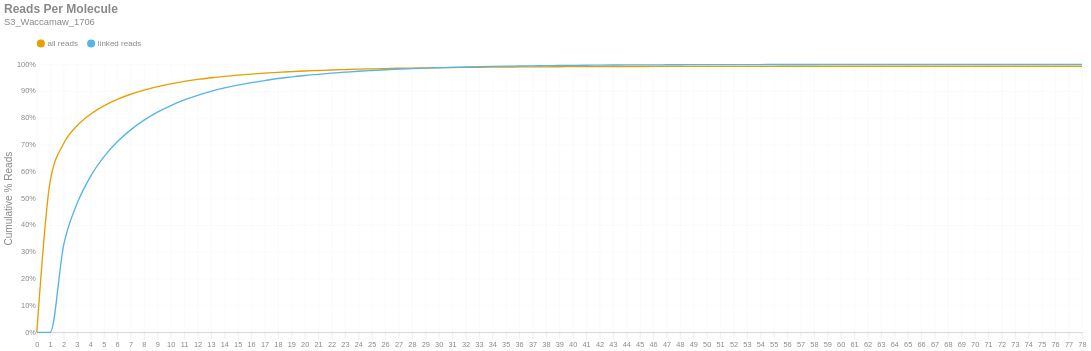

Write notebook code for a chart like this one.
### Markdown cell above
### Reads per Molecule
This chart shows the cumulative distribution of the number of reads per linked molecule. That is, how many alignments are associated with a unique molecule. This excludes the number of reads associated with invalid or absent linked-read barcodes. The `linked` histogram is the percentages recalculated when disregarding singletons.

### Code cell
if SKIPLR:
    print_html(f"Skipped")
else:
    counts = np.bincount(valids['reads'].cast(pl.Int64).to_numpy())
    weighted = counts * np.arange(len(counts))
    all_perc = weighted / n_reads
    linked_perc = weighted / n_linked_reads
    linked_perc[1] = 0
    binned_df = pl.DataFrame({
        'readsper': list(range(len(counts))),
        'all reads (cumsum)': np.cumsum(all_perc).tolist(),
        'linked reads (cumsum)': np.cumsum(linked_perc).tolist(),
    })

    with SafeRender(binned_df):
        (
            density_plot(binned_df, 'Reads Per Molecule', samplename, 'readspmol')
            .encode(
                x=alt.X('readsper:O', title=None).axis(labelAngle=0).scale(padding=0),
                y=alt.Y('value:Q', title='Cumulative % Reads').axis(format='%').stack(False),
                color=alt.Color("key:N").scale(domain=["all reads", "linked reads"]),
                tooltip=[
                    alt.Tooltip("key:N", title="Data Type"),
                    alt.Tooltip("readsper:O", title="Reads Per Molecule"),
                    alt.Tooltip("value:Q", format=".2%", title="% Reads (Cum.)")
                ]            
            )
        ).display()

### Figure 1 — Vega-Lite specification as saved in the notebook (floating-point values rounded to 4 significant figures)
{"width": "container", "height": 400, "config": {"title": {"anchor": "start", "dy": -15, "fontSize": 18, "color": "#888888", "subtitleColor": "#888888", "subtitleFontSize": 14}, "arc": {"fill": "#0072B2"}, "axis": {"domainColor": "#888888", "domainWidth": 0.5, "gridWidth": 0.2, "grid": false, "titleFontWeight": 400, "titleFontSize": 15, "labelFontSize": 11, "labelColor": "#888888", "tickColor": "#888888", "tickWidth": 0.2, "titleColor": "#888888"}, "axisBand": {"grid": false}, "axisX": {"grid": true, "tickSize": 10, "domainCap": "round"}, "axisY": {"domain": false, "grid": true, "tickSize": 0, "domainCap": "round"}, "background": "transparent", "header": {"labelFontSize": 15, "labelColor": "#888888", "titleFontSize": 15, "titleFontWeight": 600, "titleColor": "#888888"}, "legend": {"labelFont": "sans-serif", "labelFontSize": 12, "labelColor": "#888888", "symbolSize": 100, "symbolType": "circle", "titleFontSize": 12, "titlePadding": 10, "titleColor": "#888888", "title": null, "orient": "top"}, "range": {"category": ["#E69F00", "#56B4E9", "#009E73", "#F0E442", "#0072B2", "#D55E00", "#CC79A7", "#000000"], "diverging": ["#cfe8f3", "#a2d4ec", "#73bfe2", "#46abdb", "#1696d2", "#12719e"]}, "area": {"fill": "#0072B2", "fillOpacity": 0.7, "line": true, "strokeOpacity": 0.7}, "line": {"color": "#0072B2", "stroke": "#0072B2", "strokeWidth": 2}, "trail": {"color": "#0072B2", "stroke": "#0072B2", "strokeWidth": 0, "size": 1}, "point": {"filled": true, "fillOpacity": 1.0, "size": 95}, "text": {"color": "#888888", "fontSize": 11, "align": "right", "fontWeight": 400, "size": 11}, "bar": {"fill": "#0072B2", "stroke": null}, "view": {"stroke": null, "continuousWidth": 660, "continuousHeight": 400}}, "data": {"name": "data-da7a5db1dc12c5fbc6745fc66a14cb0c"}, "mark": {"type": "line", "interpolate": "monotone", "point": {"opacity": 0, "size": 275}}, "encoding": {"color": {"field": "key", "scale": {"domain": ["all reads", "linked reads"]}, "type": "nominal"}, "tooltip": [{"field": "key", "title": "Data Type", "type": "nominal"}, {"field": "readsper", "title": "Reads Per Molecule", "type": "ordinal"}, {"field": "value", "format": ".2%", "title": "% Reads (Cum.)", "type": "quantitative"}], "x": {"axis": {"labelAngle": 0}, "field": "readsper", "scale": {"padding": 0}, "title": null, "type": "ordinal"}, "y": {"axis": {"format": "%"}, "field": "value", "stack": false, "title": "Cumulative % Reads", "type": "quantitative"}}, "params": [{"name": "param_c36ac31b6afebe62", "select": {"type": "point", "fields": ["key"]}, "bind": "legend"}], "title": {"text": "Reads Per Molecule", "subtitle": "S3_Waccamaw_1706"}, "transform": [{"fold": ["all reads (cumsum)", "linked reads (cumsum)"]}, {"calculate": "replace(datum.key, ' (cumsum)', '')", "as": "key"}, {"filter": {"param": "param_c36ac31b6afebe62"}}], "usermeta": {"embedOptions": {"downloadFileName": "S3_Waccamaw_1706.readspmol"}}, "$schema": "https://vega.github.io/schema/vega-lite/v6.1.0.json", "datasets": {"data-da7a5db1dc12c5fbc6745fc66a14cb0c": [{"readsper": 0, "all reads (cumsum)": 0.0, "linked reads (cumsum)": 0.0}, {"readsper": 1, "all reads (cumsum)": 0.5653, "linked reads (cumsum)": 0.0}, {"readsper": 2, "all reads (cumsum)": 0.7043, "linked reads (cumsum)": 0.3251}, {"readsper": 3, "all reads (cumsum)": 0.7707, "linked reads (cumsum)": 0.4804}, {"readsper": 4, "all reads (cumsum)": 0.8138, "linked reads (cumsum)": 0.5812}, {"readsper": 5, "all reads (cumsum)": 0.8452, "linked reads (cumsum)": 0.6545}, {"readsper": 6, "all reads (cumsum)": 0.8693, "linked reads (cumsum)": 0.7109}, {"readsper": 7, "all reads (cumsum)": 0.8883, "linked reads (cumsum)": 0.7554}, {"readsper": 8, "all reads (cumsum)": 0.9038, "linked reads (cumsum)": 0.7916}, {"readsper": 9, "all reads (cumsum)": 0.9166, "linked reads (cumsum)": 0.8217}, {"readsper": 10, "all reads (cumsum)": 0.9271, "linked reads (cumsum)": 0.8462}, {"readsper": 11, "all reads (cumsum)": 0.9361, "linked reads (cumsum)": 0.8672}, {"readsper": 12, "all reads (cumsum)": 0.9435, "linked reads (cumsum)": 0.8845}, {"readsper": 13, "all reads (cumsum)": 0.9498, "linked reads (cumsum)": 0.8991}, {"readsper": 14, "all reads (cumsum)": 0.9552, "linked reads (cumsum)": 0.9119}, {"readsper": 15, "all reads (cumsum)": 0.9597, "linked reads (cumsum)": 0.9224}, {"readsper": 16, "all reads (cumsum)": 0.9636, "linked reads (cumsum)": 0.9315}, {"readsper": 17, "all reads (cumsum)": 0.967, "linked reads (cumsum)": 0.9394}, {"readsper": 18, "all reads (cumsum)": 0.9702, "linked reads (cumsum)": 0.947}, {"readsper": 19, "all reads (cumsum)": 0.9728, "linked reads (cumsum)": 0.9529}, {"readsper": 20, "all reads (cumsum)": 0.9751, "linked reads (cumsum)": 0.9584}, {"readsper": 21, "all reads (cumsum)": 0.977, "linked reads (cumsum)": 0.9628}, {"readsper": 22, "all reads (cumsum)": 0.9789, "linked reads (cumsum)": 0.9672}, {"readsper": 23, "all reads (cumsum)": 0.9804, "linked reads (cumsum)": 0.9707}, {"readsper": 24, "all reads (cumsum)": 0.9818, "linked reads (cumsum)": 0.9741}, {"readsper": 25, "all reads (cumsum)": 0.983, "linked reads (cumsum)": 0.977}, {"readsper": 26, "all reads (cumsum)": 0.9842, "linked reads (cumsum)": 0.9797}, {"readsper": 27, "all reads (cumsum)": 0.9854, "linked reads (cumsum)": 0.9824}, {"readsper": 28, "all reads (cumsum)": 0.986, "linked reads (cumsum)": 0.9838}, {"readsper": 29, "all reads (cumsum)": 0.9868, "linked reads (cumsum)": 0.9856}, {"readsper": 30, "all reads (cumsum)": 0.9874, "linked reads (cumsum)": 0.9871}, {"readsper": 31, "all reads (cumsum)": 0.988, "linked reads (cumsum)": 0.9886}, {"readsper": 32, "all reads (cumsum)": 0.9886, "linked reads (cumsum)": 0.9899}, {"readsper": 33, "all reads (cumsum)": 0.9891, "linked reads (cumsum)": 0.9912}, {"readsper": 34, "all reads (cumsum)": 0.9896, "linked reads (cumsum)": 0.9922}, {"readsper": 35, "all reads (cumsum)": 0.9899, "linked reads (cumsum)": 0.9931}, {"readsper": 36, "all reads (cumsum)": 0.9902, "linked reads (cumsum)": 0.9937}, {"readsper": 37, "all reads (cumsum)": 0.9905, "linked reads (cumsum)": 0.9944}, {"readsper": 38, "all reads (cumsum)": 0.9908, "linked reads (cumsum)": 0.995}, {"readsper": 39, "all reads (cumsum)": 0.991, "linked reads (cumsum)": 0.9957}, {"readsper": 40, "all reads (cumsum)": 0.9913, "linked reads (cumsum)": 0.9962}, {"readsper": 41, "all reads (cumsum)": 0.9915, "linked reads (cumsum)": 0.9966}, {"readsper": 42, "all reads (cumsum)": 0.9916, "linked reads (cumsum)": 0.9969}, {"readsper": 43, "all reads (cumsum)": 0.9918, "linked reads (cumsum)": 0.9973}, {"readsper": 44, "all reads (cumsum)": 0.9919, "linked reads (cumsum)": 0.9977}, {"readsper": 45, "all reads (cumsum)": 0.992, "linked reads (cumsum)": 0.9979}, {"readsper": 46, "all reads (cumsum)": 0.992, "linked reads (cumsum)": 0.998}, {"readsper": 47, "all reads (cumsum)": 0.9922, "linked reads (cumsum)": 0.9983}, {"readsper": 48, "all reads (cumsum)": 0.9923, "linked reads (cumsum)": 0.9985}, {"readsper": 49, "all reads (cumsum)": 0.9923, "linked reads (cumsum)": 0.9987}, {"readsper": 50, "all reads (cumsum)": 0.9924, "linked reads (cumsum)": 0.9988}, {"readsper": 51, "all reads (cumsum)": 0.9924, "linked reads (cumsum)": 0.9988}, {"readsper": 52, "all reads (cumsum)": 0.9924, "linked reads (cumsum)": 0.9989}, {"readsper": 53, "all reads (cumsum)": 0.9925, "linked reads (cumsum)": 0.999}, {"readsper": 54, "all reads (cumsum)": 0.9925, "linked reads (cumsum)": 0.9992}, {"readsper": 55, "all reads (cumsum)": 0.9926, "linked reads (cumsum)": 0.9993}, {"readsper": 56, "all reads (cumsum)": 0.9927, "linked reads (cumsum)": 0.9994}, {"readsper": 57, "all reads (cumsum)": 0.9927, "linked reads (cumsum)": 0.9995}, {"readsper": 58, "all reads (cumsum)": 0.9927, "linked reads (cumsum)": 0.9995}, {"readsper": 59, "all reads (cumsum)": 0.9927, "linked reads (cumsum)": 0.9996}, {"readsper": 60, "all reads (cumsum)": 0.9928, "linked reads (cumsum)": 0.9997}, {"readsper": 61, "all reads (cumsum)": 0.9928, "linked reads (cumsum)": 0.9997}, {"readsper": 62, "all reads (cumsum)": 0.9928, "linked reads (cumsum)": 0.9997}, {"readsper": 63, "all reads (cumsum)": 0.9928, "linked reads (cumsum)": 0.9998}, {"readsper": 64, "all reads (cumsum)": 0.9928, "linked reads (cumsum)": 0.9998}, {"readsper": 65, "all reads (cumsum)": 0.9928, "linked reads (cumsum)": 0.9998}, {"readsper": 66, "all reads (cumsum)": 0.9929, "linked reads (cumsum)": 0.9999}, {"readsper": 67, "all reads (cumsum)": 0.9929, "linked reads (cumsum)": 0.9999}, {"readsper": 68, "all reads (cumsum)": 0.9929, "linked reads (cumsum)": 0.9999}, {"readsper": 69, "all reads (cumsum)": 0.9929, "linked reads (cumsum)": 0.9999}, {"readsper": 70, "all reads (cumsum)": 0.9929, "linked reads (cumsum)": 0.9999}, {"readsper": 71, "all reads (cumsum)": 0.9929, "linked reads (cumsum)": 0.9999}, {"readsper": 72, "all reads (cumsum)": 0.9929, "linked reads (cumsum)": 0.9999}, {"readsper": 73, "all reads (cumsum)": 0.9929, "linked reads (cumsum)": 0.9999}, {"readsper": 74, "all reads (cumsum)": 0.9929, "linked reads (cumsum)": 0.9999}, {"readsper": 75, "all reads (cumsum)": 0.9929, "linked reads (cumsum)": 0.9999}, {"readsper": 76, "all reads (cumsum)": 0.9929, "linked reads (cumsum)": 0.9999}, {"readsper": 77, "all reads (cumsum)": 0.9929, "linked reads (cumsum)": 0.9999}, {"readsper": 78, "all reads (cumsum)": 0.9929, "linked reads (cumsum)": 1.0}]}}
